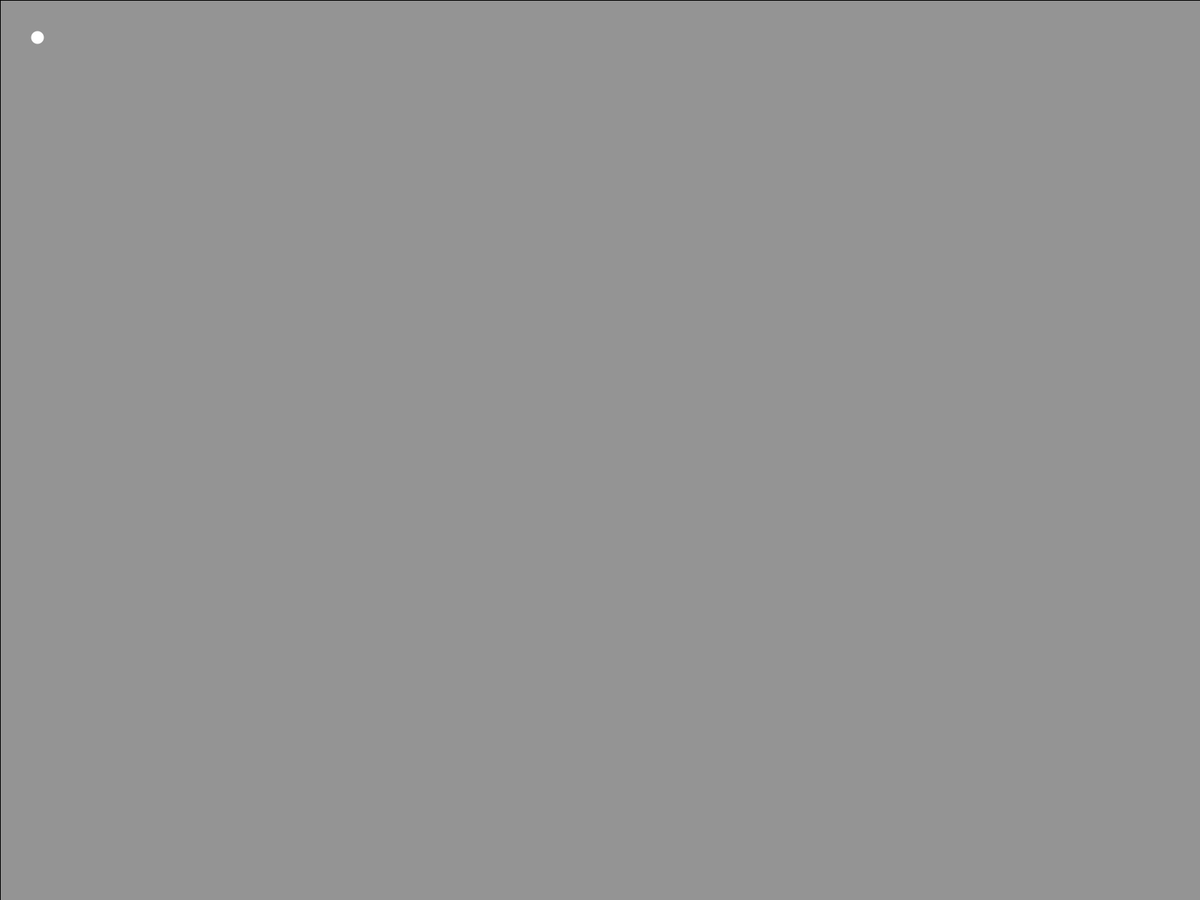
Frame 1 (no input)
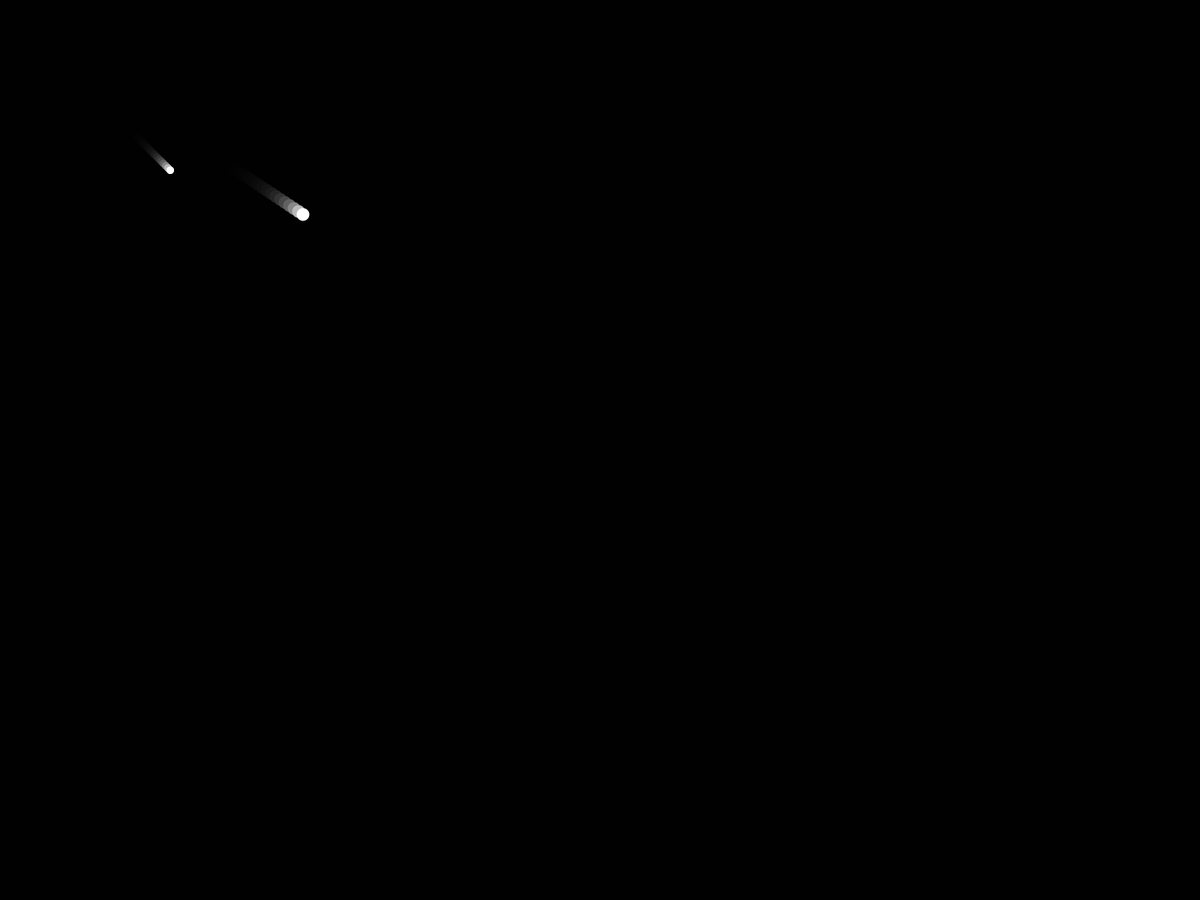
Frame 60 (the mouse pressed at the canvas centre just before this capture)
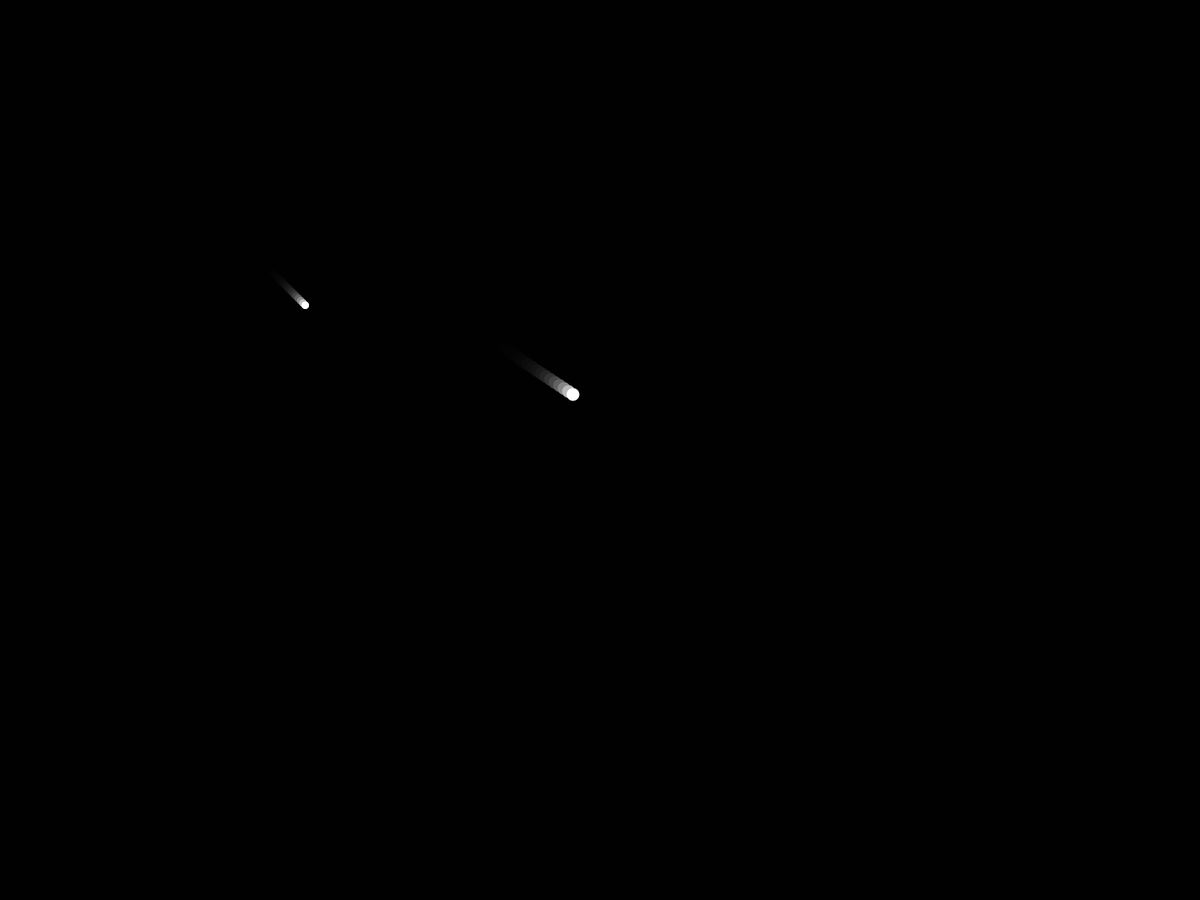
Frame 120 (the mouse held since frame 60 and released just before this capture)

The Processing sketch that drew these frames (run headless with seeded random() and noise(); from frame 60 on, the mouse is pressed at the canvas centre):

// Processing sketch: cirkler
// ── cirkler.pde


void setup() {
  fullScreen();
}
ball Ball1 = new ball(10, 3, 3, width/2, height/2);
ball Ball2 = new ball(10, 3, 3, width/2, height/2);
ball Ball3 = new ball(17, 6, 4, width/2, height/2);

void draw() {
  pushStyle();
  fill(0,0,0,70);
  rect(0,0,width,height);
  popStyle();
  
  Ball1.display();
  Ball2.display();
  Ball3.display();
  Ball1.bounce();
  Ball2.bounce();
  Ball3.bounce();
  
}
// ── Ball.pde
class ball {

  //Fields
  int dia;
  float speedX;
  float speedY;
  float x;
  float y;
  int tick;
  int invtime;


  //constructor
  ball(int dia, int speedX, int speedY, int x, int y) {
    this.dia = dia;
    this.speedX = speedX;
    this.speedY = speedY;
    this.y = y;
    this.x = x;
  }

  void display() {
    invtime =int(random(3, 5));
    noStroke();
    ellipse(x, y, dia, dia);
    x = x + speedX;
    y = y + speedY;
    tick = tick + 1;
    if (tick >= (60*invtime)) {
      fill(0, 0, 0, 0);

      if (tick >= (60*(invtime+int(random(3, 5))))) {
        fill(255, 255, 255, 100);
        tick = 0;
      }
    }
  }

  void bounce() {
    if (x >= width-dia/2 || x <= 0+dia/2 ) {
      speedX = (speedX*(-1))*random(0.95, 1.05);
    }
    if (y >= height-dia/2 || y <= 0+dia/2 ) {
      speedY = (speedY*(-1))*random(0.95, 1.05);
    }
  }
}
